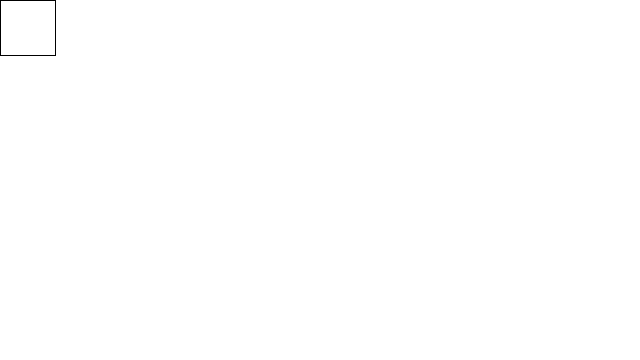
Frame 1 (no input)
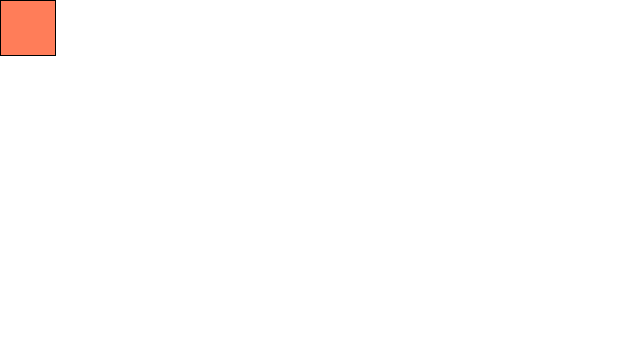
Frame 60 (the mouse pressed at the canvas centre just before this capture)
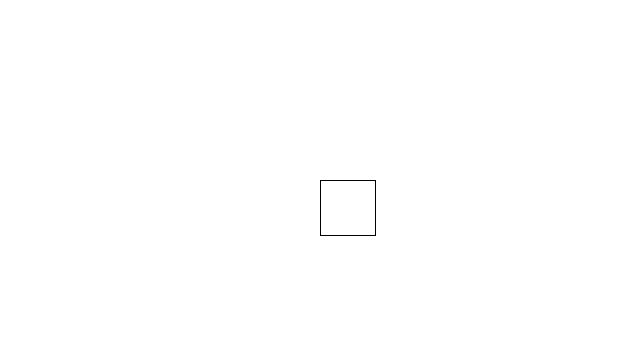
Frame 120 (the mouse held since frame 60 and released just before this capture)

The Processing sketch that drew these frames (run headless with seeded random() and noise(); from frame 60 on, the mouse is pressed at the canvas centre):

// Processing sketch: intro_01_step_2
// ── intro_01_step_2.pde
int x;
int y;

boolean isPressed;

color c = color(255,125,89);

void setup(){
  size(640, 360);
}


void draw(){
  x = mouseX;
  y = mouseY;
  isPressed = mousePressed;
  background(255);
  stroke(0);
  rect(x, y, 55, 55);
  
  if(isPressed){
    fill(255);
  }else
  {
    fill(c);
  }
}
